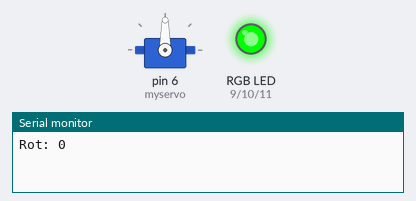
The sketch below on a simulated Arduino Uno, built with avr-gcc and run on an emulated ATmega328P. Shown: servo, an RGB LED mixed from three pins (HIGH = lit), the last lines printed to the serial monitor.

Above: at 0.07 s.
At 9.53 s:
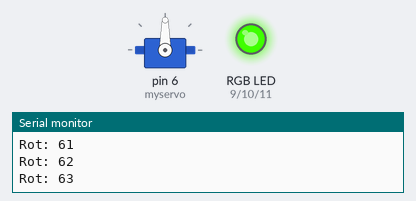
At 19.14 s:
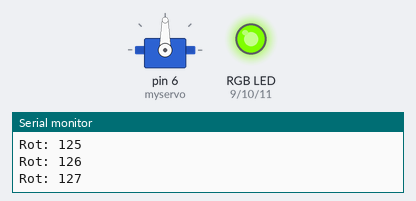
At 38.37 s:
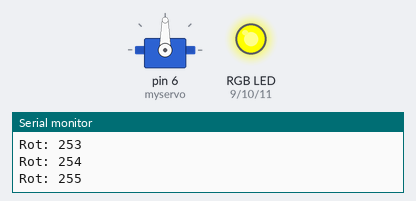
Timing chart, 0 to 40.0 s (numbered marks = the images above):
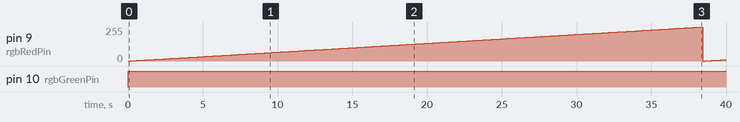

Measured:
- by itself, pin 10 (rgbGreenPin): LOW → HIGH at 0.00 s
- by itself, pin 9 (rgbRedPin): 0/255 → 1/255 at 0.15 s, → 2/255 0.15 s later, → 3/255 0.15 s later, → 4/255 0.15 s later, … (266 changes in this stretch)

The sketch:

test.ino
```cpp
#include <Servo.h>


const int soundSensorPin = A0;
const int buzzerPin = 3;

const int rgbRedPin = 9;
const int rgbGreenPin = 10;
const int rgbBluePin = 11;


Servo myservo;
bool open = false;


void setup() {
  Serial.begin(9600);


  // put your setup code here, to run once:
  myservo.attach(6);

}

void loop() {
  testRgbLed();
  // testBuzzer();
  // testSoundSensor();
  // testServo();
}


void testRgbLed() {
  analogWrite(rgbRedPin, 0);
  analogWrite(rgbGreenPin, 255);
  analogWrite(rgbBluePin, 0);


  for (int i = 0; i <= 255; i++) {
    Serial.print("Rot: ");
    Serial.println(i);
    analogWrite(rgbRedPin, i);
    delay(150);
  }

}


void testBuzzer() {
  tone(3, 500, 500);
  delay(350);
}


void testSoundSensor() {
  int val = analogRead(soundSensorPin);
  Serial.println(val);
  delay(1000);
}


void testServo() {
  closeFlower();
  delay(2000);
  openFlower();
}

void openFlower() {
  if (!open) {
    for(int i = 90; i >= -90; i -= 10) {
      myservo.write(90-i);
      delay(200);
    }
    open = true;
  }

}

void closeFlower() {
  if (open) {
    for(int i = -90; i <= 90; i += 10) {
      myservo.write(90-i);
      delay(200);
    }
    open = false;
  }
}
```
